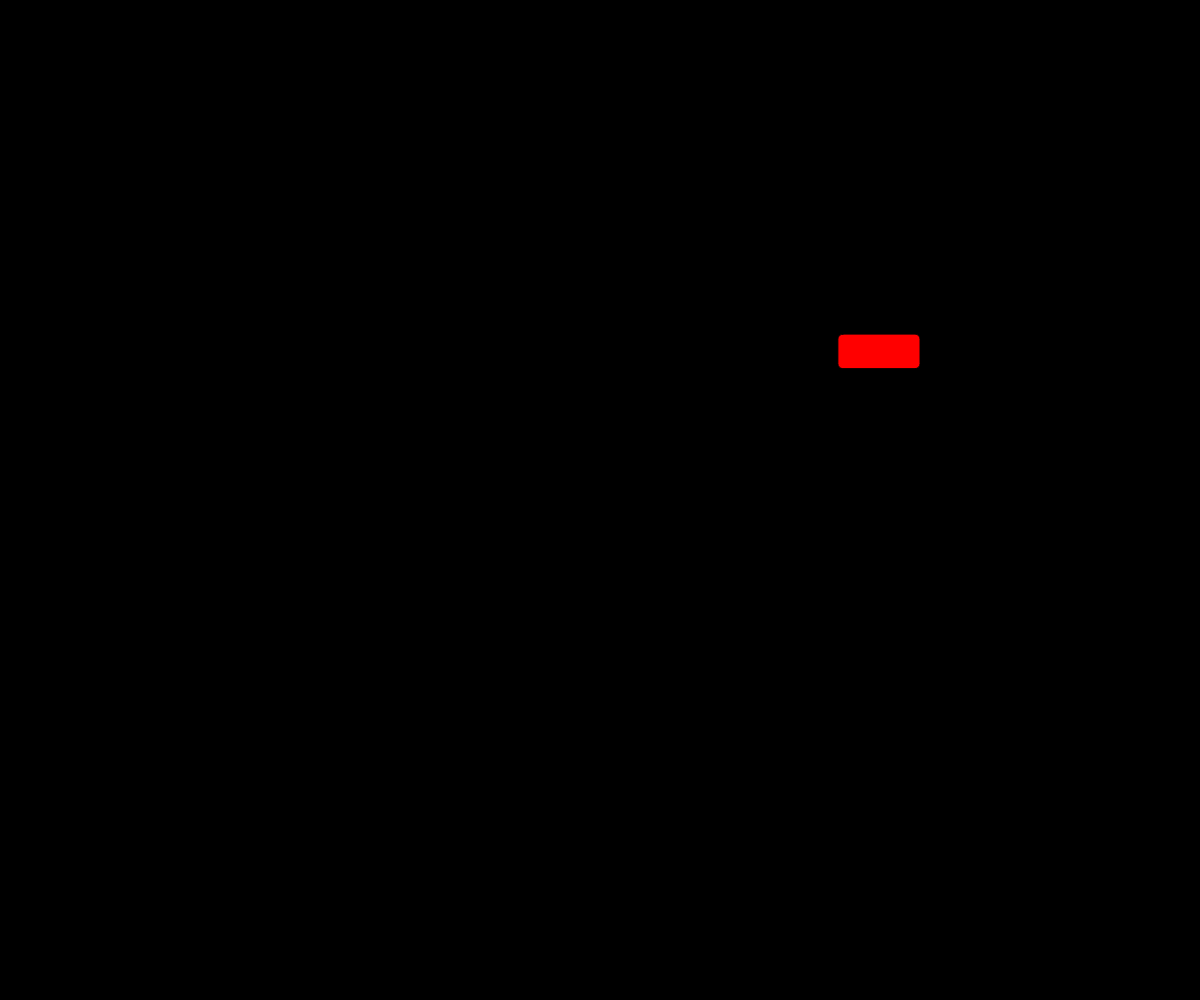
Frame 1 (no input)
Frame 60 (no input): identical to frame 1, image omitted
Frame 120 (the mouse pressed at the canvas centre since frame 60): identical to frame 1, image omitted

The p5.js sketch that drew this single still picture (run headless with seeded random() and noise() and a simulated clock; from frame 60 on, the mouse is pressed at the canvas centre):

// p5.js sketch
// ── sketch.js
// initiallizing variables
let initialStateStart;
let rectWidth;
let rectHeight;
let buttonX;
let buttonY;

function setup() {
  createCanvas(windowWidth, windowHeight);
  fill("red");
  
  initialStateStart = true; // is the game at its default state
  rectWidth = random(35, 101); // size range of button width-wise
  rectHeight = random(25, 71); // size range of button heigthwise
  buttonX = random(0, width - rectWidth); // x pos of initial button
  buttonY = random(0, height - rectHeight); // y pos of initial button
}

function draw() {
  background("black");
  startScreen();
}

// create and manage the starting screen
function startScreen() {
  if (initialStateStart) {
    rect(buttonX, buttonY, rectWidth, rectHeight, 5);

    // is the button pressed
    if (mouseIsPressed && mouseX >= buttonX && mouseX <= buttonX + rectWidth && mouseY >= buttonY && mouseY <= buttonY + rectHeight) {
      //initialStateStart = !initialStateStart; // trigger identifiable change to tell the button it can move now
      fill("blue");
    }
  }
}

function moveButton() {
  
}
